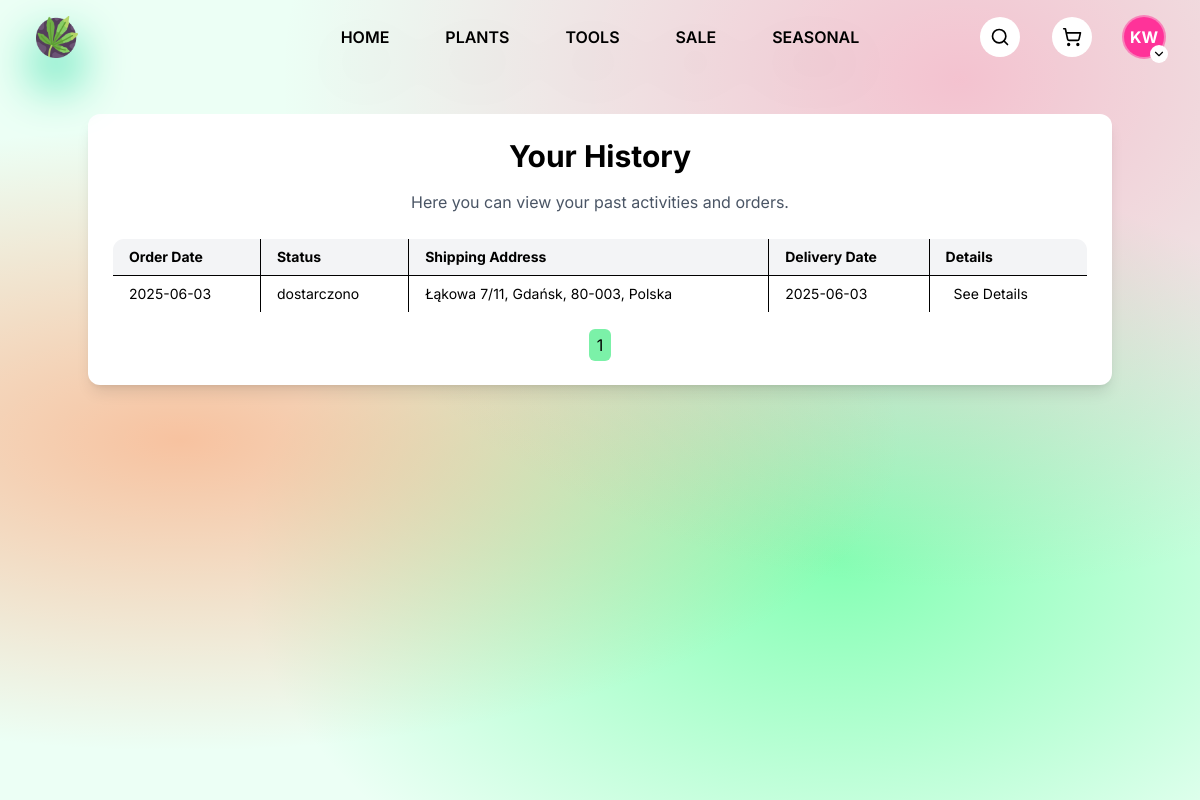
The app's page /pages/history/index.php?type=list&page=1 (signed in) with its own data.
### tables this page shows
CREATE TABLE `orders` (
  `order_id` int NOT NULL,
  `order_date` date NOT NULL,
  `status` enum('dostarczono','wyslano') DEFAULT NULL,
  `shipping_address_id` int DEFAULT NULL,
  `delivery_date` date DEFAULT NULL,
  `user_id` int NOT NULL
);

CREATE TABLE `shipping_address` (
  `shipping_address_id` int NOT NULL,
  `street` varchar(255) NOT NULL,
  `building_number` varchar(10) NOT NULL,
  `apartment_number` varchar(10) DEFAULT NULL,
  `city` varchar(100) NOT NULL,
  `postal_code` varchar(20) DEFAULT NULL,
  `country` varchar(100) DEFAULT NULL
);

### pages/history/index.php (the view, shortened to what this page needs)
<?php
require_once __DIR__ . '/../../php/db.php';
$user = null;
if (isset($_SESSION['user_id'])) {
    $user_id = $_SESSION['user_id'];
    $stmt = $db_o->prepare("SELECT * FROM users WHERE user_id = ?");
    $stmt->bind_param("i", $user_id);
    $stmt->execute();
    $result = $stmt->get_result();
    if ($result->num_rows > 0) {
        $user = $result->fetch_assoc();
    }
}
if (isset($_GET['page']) && is_numeric($_GET['page'])) {
    $pg = (int)$_GET['page'];
    $offset = ($pg - 1) * 10;
} else {
    $pg = 1;
}
$stmt = $db_o->prepare('SELECT orders.order_date, orders.status, shipping_address.street, shipping_address.building_number, shipping_address.apartment_number, shipping_address.city, shipping_address.postal_code, shipping_address.country, IF(orders.delivery_date IS NOT NULL, orders.delivery_date, "On The Way") as "status_dostawy", orders.order_id from orders inner join shipping_address on orders.shipping_address_id = shipping_address.shipping_address_id WHERE orders.user_id = ? ORDER BY orders.order_date DESC LIMIT 10 OFFSET ?');
$stmt->bind_param('ii', $user['user_id'], $offset);
$stmt->execute();
$result = $stmt->get_result();
?>
<!DOCTYPE html>
<html lang="en">
<head>
    <link rel="stylesheet" href="./styles.css" />
    <script src="https://unpkg.com/@tailwindcss/browser@4.1.7"></script>
</head>
<body class="font-[Inter]">
    <div class="relative h-dvh">
        <div class="primary-radial-background absolute inset-0 -z-[1]"></div>
        <nav class="px-[3vw] py-4 grid place-items-center grid-cols-3">
            <div class="justify-self-start">
                <a href="../home/index.php" class="drop-shadow-2xl drop-shadow-emerald-400 transition duration-200 hover:drop-shadow-lime-400">
                    <img src="../../public/images/icon.png" alt="growzone icon" width="42" />
                </a>
            </div>
            <div class="justify-self-center flex gap-10 font-semibold uppercase drop-shadow-2xl">
                <a href="../home/index.php" class="hover:text-white transition-colors rounded-lg hover:bg-black px-2 py-1">Home</a>
                <a href="../search/index.php" class="hover:text-white transition-colors rounded-lg hover:bg-black px-2 py-1">Plants</a>
                <a href="../search/index.php" class="hover:text-white transition-colors rounded-lg hover:bg-black px-2 py-1">Tools</a>
                <a href="../search/index.php" class="hover:text-white transition-colors rounded-lg hover:bg-black px-2 py-1">Sale</a>
                <a href="../search/index.php" class="hover:text-white transition-colors rounded-lg hover:bg-black px-2 py-1">Seasonal</a>
            </div>
            <div class="justify-self-end flex gap-8">
                <a href="../search/index.php" class="size-10 p-2.5 grid place-items-center bg-white rounded-full cursor-pointer transition hover:bg-black hover:*:stroke-white">
                    <i data-lucide="search" class="size-full transition"></i>
                </a>
                <a href="../cart/index.php" class="size-10 p-2.5 grid place-items-center bg-white rounded-full cursor-pointer transition hover:bg-black hover:*:stroke-white">
                    <i data-lucide="shopping-cart" class="size-full transition"></i>
                </a>
                <div class="relative group">
                    <button class="size-10 cursor-pointer relative">
                        <span class="avatar [--primary:var(--color-neutral-300)] bg-[var(--primary)] ring-2 ring-[var(--primary)]/50 animate-pulse font-bold text-white size-full rounded-full grid place-items-center" data-first-name="<?= htmlspecialchars($user['first_name']) ?>" data-last-name="<?= htmlspecialchars($user['last_name']) ?>">-</span>
                        <div class="absolute bg-white p-0.5 rounded-full grid place-items-center -bottom-1.5 -right-1">
                            <i data-lucide="chevron-down" class="size-[14px]"></i>
                        </div>
                    </button>
                </div>
            </div>
        </nav>
    <?php if($result->num_rows == 0) : ?>
        <div class="flex justify-center items-center mt-10 px-4">
            <div class="bg-white rounded-xl shadow-lg p-6 w-full max-w-5xl">
                <h1 class="text-3xl font-bold text-center mb-4">Your History</h1>
                <p class="text-center text-gray-600 mb-6">You have no orders.</p>
            </div>
        </div>
    <?php elseif(isset($_GET['type']) && $_GET['type'] == 'list' && $result->num_rows > 0) : ?>
    <div class="flex justify-center items-center mt-10 px-4">
        <div class="bg-white rounded-xl shadow-lg p-6 w-full max-w-5xl">
            <h1 class="text-3xl font-bold text-center mb-4">Your History</h1>
            <p class="text-center text-gray-600 mb-6">Here you can view your past activities and orders.</p>
            <div class="overflow-x-auto">
                <table class="table-auto w-full border border-neutral-700 text-sm text-left rounded-xl overflow-hidden">
                    <thead class="bg-gray-100">
                        <tr>
                            <th class="border border-black px-4 py-2">Order Date</th>
                            <th class="border border-black px-4 py-2">Status</th>
                            <th class="border border-black px-4 py-2">Shipping Address</th>
                            <th class="border border-black px-4 py-2">Delivery Date</th>
                            <th class="border border-black px-4 py-2">Details</th>
                        </tr>
                    </thead>
                    <tbody>
                        <?php
                        while ($row = $result->fetch_row()) {
                            echo '<tr>';
                            echo '<td class="border border-black px-4 py-2">' . htmlspecialchars($row[0]) . '</td>';
                            echo '<td class="border border-black px-4 py-2">' . htmlspecialchars($row[1]) . '</td>';
                            echo '<td class="border border-black px-4 py-2">' .
                                htmlspecialchars($row[2]) . ' ' . htmlspecialchars($row[3]) .
                                (isset($row[4]) ? '/' . htmlspecialchars($row[4]) : '') . ', ' .
                                htmlspecialchars($row[5]) . ', ' . htmlspecialchars($row[6]) . ', ' . htmlspecialchars($row[7]) .
                                '</td>';
                            echo '<td class="border border-black px-4 py-2">' . htmlspecialchars($row[8]) . '</td>';
                            echo '<td class="border border-black px-4 py-2"><a href="index.php?type=details&dtid=' . $row[9] . '" class="hover:text-black transition-colors rounded-lg hover:bg-gray-200 px-2 py-1">See Details</a></td>';
                            echo '</tr>';
                        }
                        ?>
                    </tbody>
                </table>
            </div>
            <div class="mt-4 flex justify-center">
                <?php
                $stmt = $db_o->prepare('SELECT COUNT(*) FROM orders WHERE user_id = ?');
                $stmt->bind_param('i', $user['user_id']);
                $stmt->execute();
                $count_result = $stmt->get_result();
                $total_orders = $count_result->fetch_row()[0];
                $total_pages = ceil($total_orders / 10);
                for ($i = 1; $i <= $total_pages; $i++) {
                    if ($i == $pg) {
                        echo '<span class="px-2 py-1 bg-green-300 rounded-md">' . $i . '</span> ';
                    } else {
                        echo '<a href="index.php?type=list&page=' . $i . '" class="px-2 py-1 bg-gray-200 rounded-md hover:bg-gray-300 transition">' . $i . '</a> ';
                    }
                }
                ?>
            </div>
        </div>
    <?php endif; ?>
</body>
</html>

### pages/history/styles.css (style rules this page uses)
.primary-radial-background { background: hsl(150 100% 96.2%); background-image: radial-gradient( at 80% 10%, hsla(341 100% 70.2% / 0.4) 0, transparent 50% ), radial-gradient(at 15% 55%, hsla(20 100% 70.2% / 0.6) 0, transparent 50%), radial-gradient(at 70% 70%, hsla(143 100% 70.2% / 0.78) 0, transparent 50%); }

### records on screen
orders: order_date "2025-06-03", status "dostarczono", shipping_address.street "Łąkowa", shipping_address.building_number "7", shipping_address.apartment_number "11", shipping_address.city "Gdańsk", shipping_address.postal_code "80-003", shipping_address.country "Polska", row "2025-06-03"
